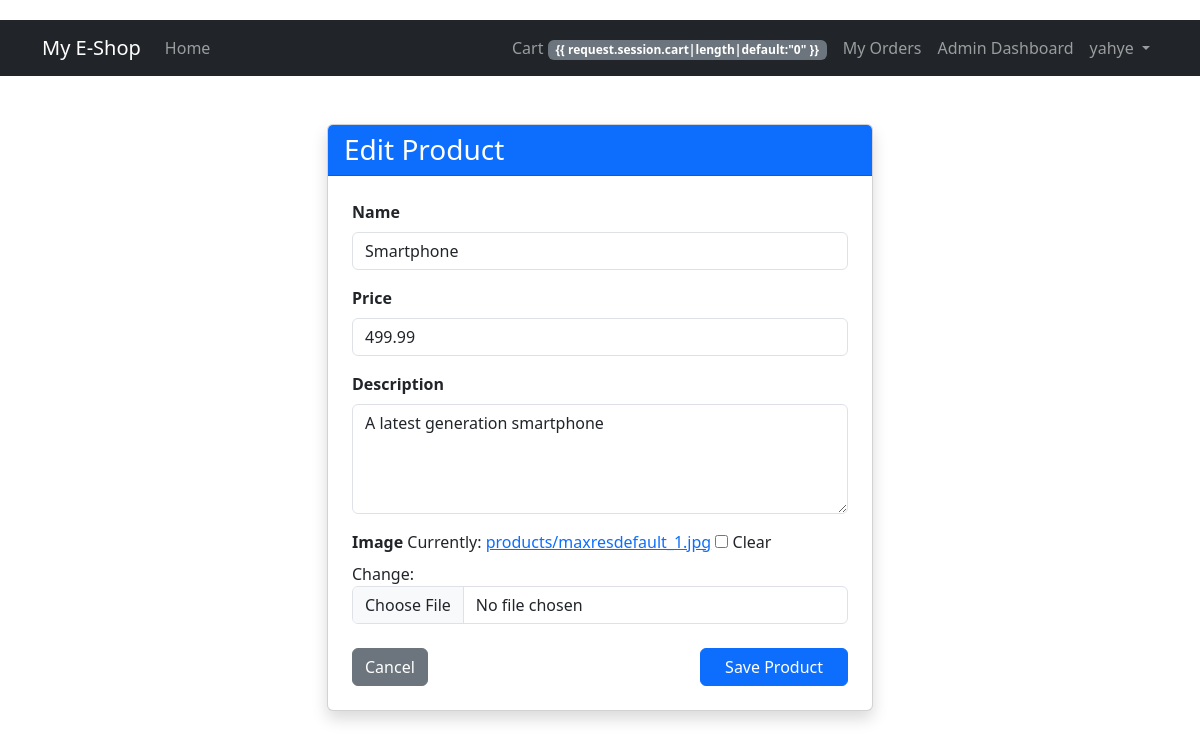
Page /product/5/edit/ (signed in) on the committed database.
### products/models.py (models this page shows, shortened)
class Product(models.Model):
    name = models.CharField(max_length=200)
    price = models.DecimalField(max_digits=10, decimal_places=2)
    description = models.TextField()
    image = models.ImageField(upload_to='products/', null=True, blank=True)

### products/views.py (the view)
# urls.py: path('product/<int:pk>/edit/', views.product_update, name='product_update'),
@user_passes_test(lambda u: u.is_staff)
def product_update(request, pk):
    product = get_object_or_404(Product, pk=pk)
    if request.method == 'POST':
        form = ProductForm(request.POST, request.FILES, instance=product)
        if form.is_valid():
            form.save()
            return redirect('admin_dashboard')
    else:
        form = ProductForm(instance=product)
    return render(request, 'product_form.html', {'form': form, 'title': 'Edit Product'})

### products/forms.py
class ProductForm(forms.ModelForm):
    def __init__(self, *args, **kwargs):
        super().__init__(*args, **kwargs)
        for field in self.fields.values():
            field.widget.attrs.update({'class': 'form-control'})
    class Meta:
        model = Product
        fields = ['name', 'price', 'description', 'image']
        widgets = {
            'description': forms.Textarea(attrs={'rows': 4}),
        }

### templates/product_form.html (shortened to what this page needs)
{% extends 'base.html' %}
{% block content %}
<div class="row justify-content-center">
    <div class="col-md-8 col-lg-6">
        <div class="card shadow mt-4">
            <div class="card-header bg-primary text-white">
                <h3 class="mb-0">{{ title|default:"Product Form" }}</h3>
            </div>
            <div class="card-body p-4">
                <form method="post" enctype="multipart/form-data">
                    {% for field in form %}
                    <div class="mb-3">
                        <label for="{{ field.id_for_label }}" class="form-label fw-bold">{{ field.label }}</label>
                        {{ field }}
                    </div>
                    {% endfor %}
                    <div class="d-flex justify-content-between mt-4">
                        <a href="{% url 'admin_dashboard' %}" class="btn btn-secondary">Cancel</a>
                        <button type="submit" class="btn btn-primary px-4">Save Product</button>
                    </div>
                </form>
            </div>
        </div>
    </div>
</div>
{% endblock %}

### templates/base.html (shortened to what this page needs)
<!DOCTYPE html>
<html lang="en">
<head>
    <link href="https://cdn.jsdelivr.net/npm/bootstrap@5.3.0/dist/css/bootstrap.min.css" rel="stylesheet">
</head>
<body>
    <nav class="navbar navbar-expand-lg navbar-dark bg-dark mb-4">
        <div class="container">
            <a class="navbar-brand" href="{% url 'product_list' %}">My E-Shop</a>
            <div class="collapse navbar-collapse" id="navbarNav">
                <ul class="navbar-nav me-auto">
                    <li class="nav-item">
                        <a class="nav-link" href="{% url 'product_list' %}">Home</a>
                    </li>
                </ul>
                <ul class="navbar-nav">
                    <li class="nav-item">
                        <a class="nav-link" href="{% url 'view_cart' %}">Cart <span class="badge bg-secondary">{{
                                request.session.cart|length|default:"0" }}</span></a>
                    </li>
                    {% if user.is_authenticated %}
                    <li class="nav-item">
                        <a class="nav-link" href="{% url 'customer_dashboard' %}">My Orders</a>
                    </li>
                    {% if user.is_staff %}
                    <li class="nav-item">
                        <a class="nav-link" href="{% url 'admin_dashboard' %}">Admin Dashboard</a>
                    </li>
                    {% endif %}
                    <li class="nav-item dropdown">
                        <a class="nav-link dropdown-toggle" href="#" id="navbarDropdown" role="button"
                            data-bs-toggle="dropdown">
                            {{ user.username }}
                        </a>
                    </li>
                    {% endif %}
                </ul>
            </div>
        </div>
    </nav>
    <div class="container">
        {% block content %}{% endblock %}
    </div>
</body>
</html>

### templates/base.html (style rules this page uses)
body { padding-top: 20px; }

### rows in the picture
Product: form "Smartphone" "499.99" "A latest generation smartphone"

### other values in the picture
{{ user.username }} "yahye"
{{ title|default:"Product Form" }} "Edit Product"
{{ field.label }} "Name" "Price" "Description" "Image"
